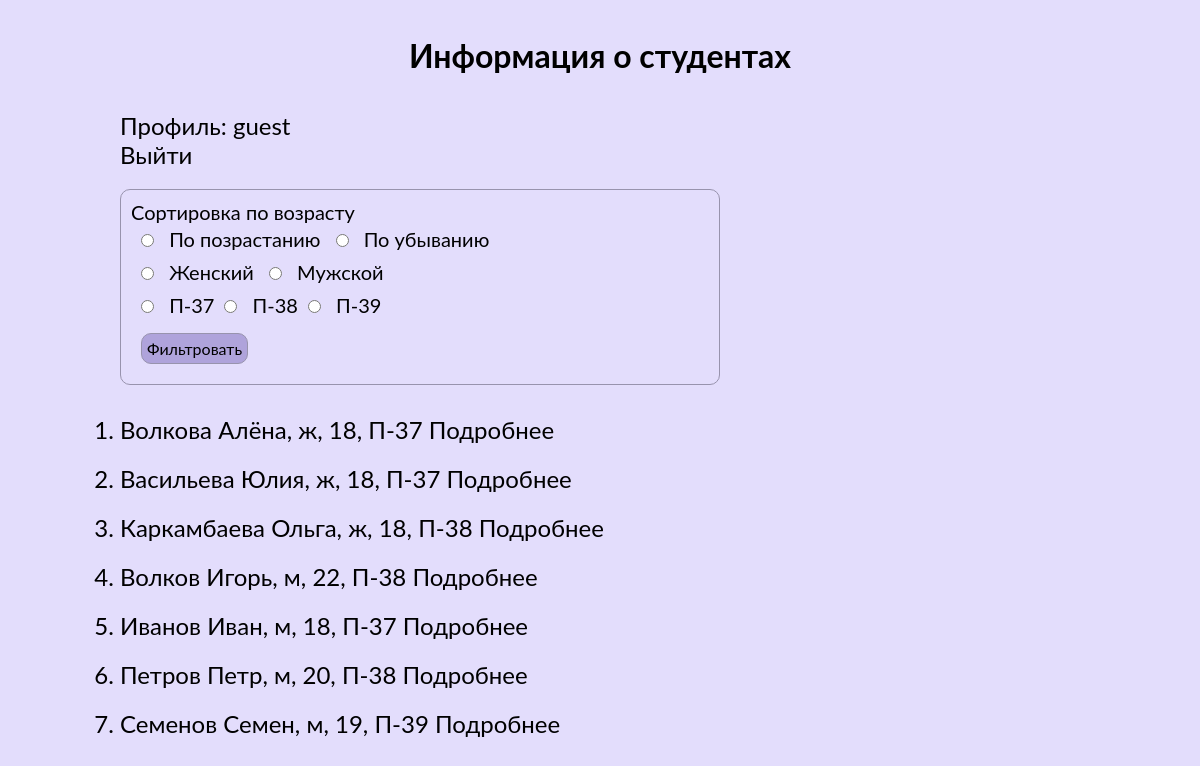
/ (signed in), run on the app's committed database.
### tables this page shows
CREATE TABLE `groups` (
  `id_group` int(11) NOT NULL,
  `group_name` varchar(10) NOT NULL
);

CREATE TABLE `students` (
  `id_student` int(11) NOT NULL,
  `s_fname` varchar(50) NOT NULL,
  `s_lname` varchar(50) NOT NULL,
  `login` varchar(30) NOT NULL,
  `pass` varchar(256) NOT NULL,
  `gender` enum('м','ж') NOT NULL,
  `id_group` int(11) NOT NULL,
  `s_age` int(11) DEFAULT NULL,
  `path` varchar(255) NOT NULL
);

### api/main.php (called while the page is built)
<?php
class Main extends ACore {
    public function get_content() {
        include("api/modules/mod_auth.php");
        include("api/modules/mod_list.php");
    }
}

### api/core.php (called while the page is built, shortened)
<?php
abstract class ACore {
    public function __construct() {
        $this -> connect = new mysqli(HOST, USER, PASS, DB);
    }
    public function get_body() {
        include("templates/index.php");
    }
}

### api/modules/mod_list.php (the view, shortened to what this page needs)
<form action="./" method="POST" class="form">
    <p>Сортировка по возрасту</p>
    <input type="radio" name="sort" id="sort-asc" value="asc">
    <label for="sort-asc">По позрастанию</label>
    <input type="radio" name="sort" id="sort-desc" value="desc">
    <label for="sort-desc">По убыванию</label><br>
    <input type="radio" name="filter" id="filter-asc" value="f">
    <label for="filter-asc">Женский</label>
    <input type="radio" name="filter" id="filter-desc" value="m">
    <label for="filter-desc">Мужской</label><br>
    <?php
        $resGroup = $this -> connect -> query("SELECT * FROM groups");
        foreach ($resGroup as $groupRow) {
            echo "<input type='radio' name='group' id='$groupRow[group_name]' value='$groupRow[id_group]'>
            <label for='$groupRow[group_name]'>$groupRow[group_name]</label>";
        }
    ?>
    <br><input type="submit" value="Фильтровать" class='form__btn'>
</form>
<?php
$extra_sql = " ";
$result1 = $this -> connect -> query("SELECT * FROM `students`, `groups` WHERE students.id_group = groups.id_group".$extra_sql);
foreach ($result1 as $myrow) {
    echo "<li class='student__item'>
        $myrow[s_lname] $myrow[s_fname], $myrow[gender], $myrow[s_age], $myrow[group_name]
        <a href='?option=details&id=$myrow[id_student]'>Подробнее</a>
        </li>";
}

### styles/style.css (style rules this page uses)
* { font-family: 'Lato', sans-serif; margin: 0; padding: 0; box-sizing: border-box; }
ul, li, dl { margin: 0; padding: 0; }
a { text-decoration: none; color: inherit; display: inline-block; }
p { margin: 0; padding: 0; }
body { background-color: #e3ddfc; }
.student__item { padding: 10px 0; }
.form { border: 1px solid #9893ad; border-radius: 10px; max-width: 600px; font-size: 20px; margin: 20px 0; padding: 10px; }
.form input { margin: 10px; }
.form__btn { background-color: #afa3db; border: 1px solid #9893ad; border-radius: 10px; font-size: 16px; padding: 5px; margin: 5px; }

### data on the page
groups: group_name "П-37"
groups: group_name "П-38"
groups: group_name "П-39"
students: s_lname "Волкова", s_fname "Алёна", gender "ж", s_age "18", id_group.group_name "П-37"
students: s_lname "Васильева", s_fname "Юлия", gender "ж", s_age "18", id_group.group_name "П-37"
students: s_lname "Каркамбаева", s_fname "Ольга", gender "ж", s_age "18", id_group.group_name "П-38"
students: s_lname "Волков", s_fname "Игорь", gender "м", s_age "22", id_group.group_name "П-38"
students: s_lname "Иванов", s_fname "Иван", gender "м", s_age "18", id_group.group_name "П-37"
students: s_lname "Петров", s_fname "Петр", gender "м", s_age "20", id_group.group_name "П-38"
students: s_lname "Семенов", s_fname "Семен", gender "м", s_age "19", id_group.group_name "П-39"

### other printed values
$login "guest"
